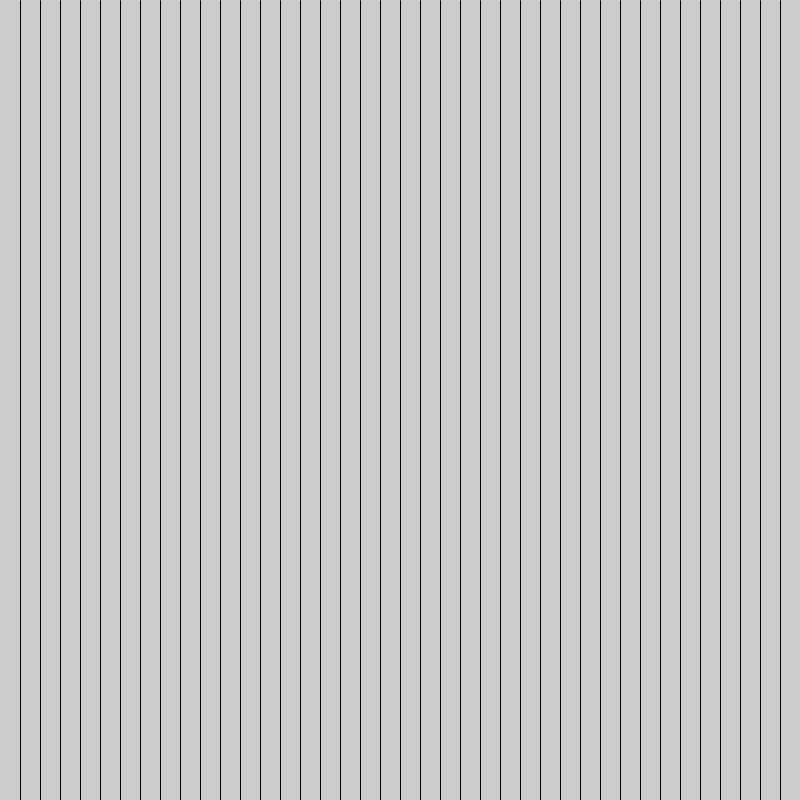
Frame 1 (no input)
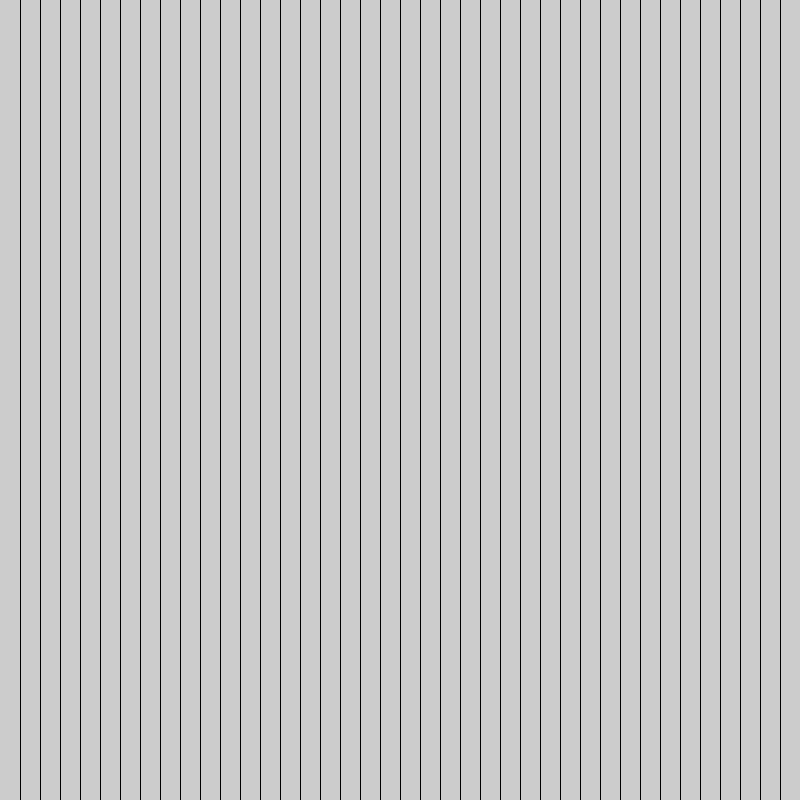
Frame 60 (the mouse pressed at the canvas centre just before this capture)
Frame 120 (the mouse held since frame 60 and released just before this capture): identical to frame 60, image omitted

The Processing sketch that drew these frames (run headless with seeded random() and noise(); from frame 60 on, the mouse is pressed at the canvas centre):

// Processing sketch: While_and_for_loop_Lines
// ── While_and_for_loop_Lines.pde


void setup() {
  size(800, 800);
}

void draw() {
  //int xLoc = 20;
  //while (xLoc < width) {
  //  line(xLoc, 0, xLoc, height);
  //  xLoc = xLoc + 20;
  //}

  for (int xLoc = 20; xLoc<width; xLoc=xLoc+20) {
    line(xLoc, 0, xLoc, height);
  }
}
